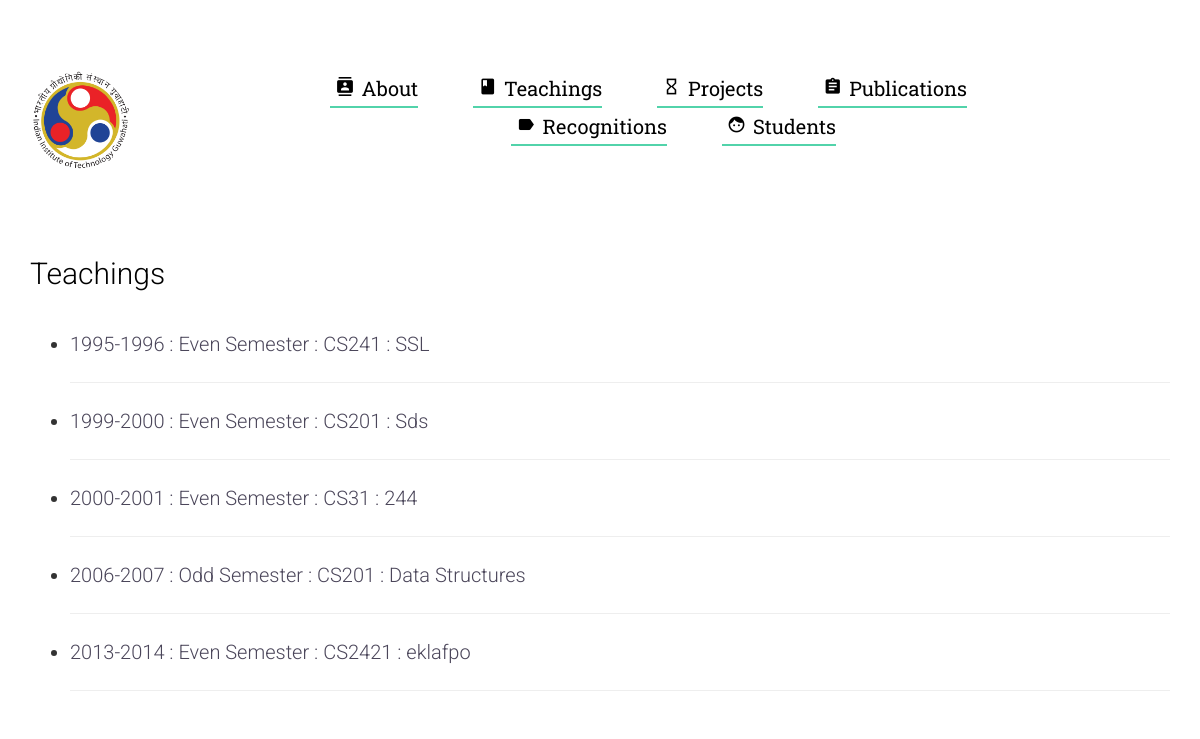
Before: /profile/aayush131/teaching with the older database file.
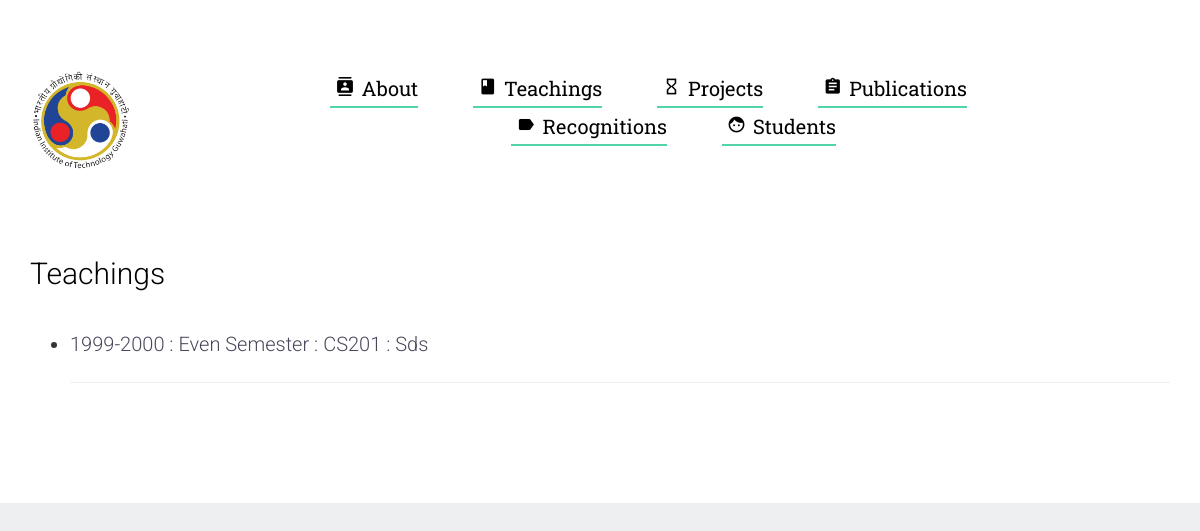
After: the same page with the newer database file.
### details/models.py (models this page shows)
class TeachingDetails(models.Model):
    username = models.ForeignKey(User, on_delete=models.CASCADE)
    year=models.CharField(max_length=255, choices=YEAR_CHOICES)
    semester = models.CharField(max_length=255, choices=SEM_CHOICES)
    course_name = models.CharField(max_length=255)
    course_description = models.TextField(max_length=255)

### sslProject/views.py (the view)
# urls.py: url(r"^profile/(?P<username>\w+)/teaching$", views.ProfileTeachingPage, name="profile_teaching"),
def ProfileTeachingPage(request, username):
    users = TeachingDetails.objects.order_by('year').filter(username__username=username)
    return render(request, 'profile_teaching.html',{'users':users, 'username':username})

### templates/profile_teaching.html (shortened to what this page needs)
{% extends "profile_base.html" %}
{% block content %}
  <h2>Teachings</h2>
  <ul>
  {% for sub in users %}
    <li>
      <span id="list">{{sub.year}} : {{sub.semester}} : {{sub.course_name}} : {{sub.course_description}}</span>
      <hr>
    </li>
  {% endfor %}
</ul>
{% endblock %}

Changed rows visible on the page:
removed TeachingDetails: year "1995-1996", semester "Even Semester", course_name "CS241", course_description "SSL"
removed TeachingDetails: year "2000-2001", semester "Even Semester", course_name "CS31", course_description "244"
removed TeachingDetails: year "2006-2007", semester "Odd Semester", course_name "CS201", course_description "Data Structures"
removed TeachingDetails: year "2013-2014", semester "Even Semester", course_name "CS2421", course_description "eklafpo"
